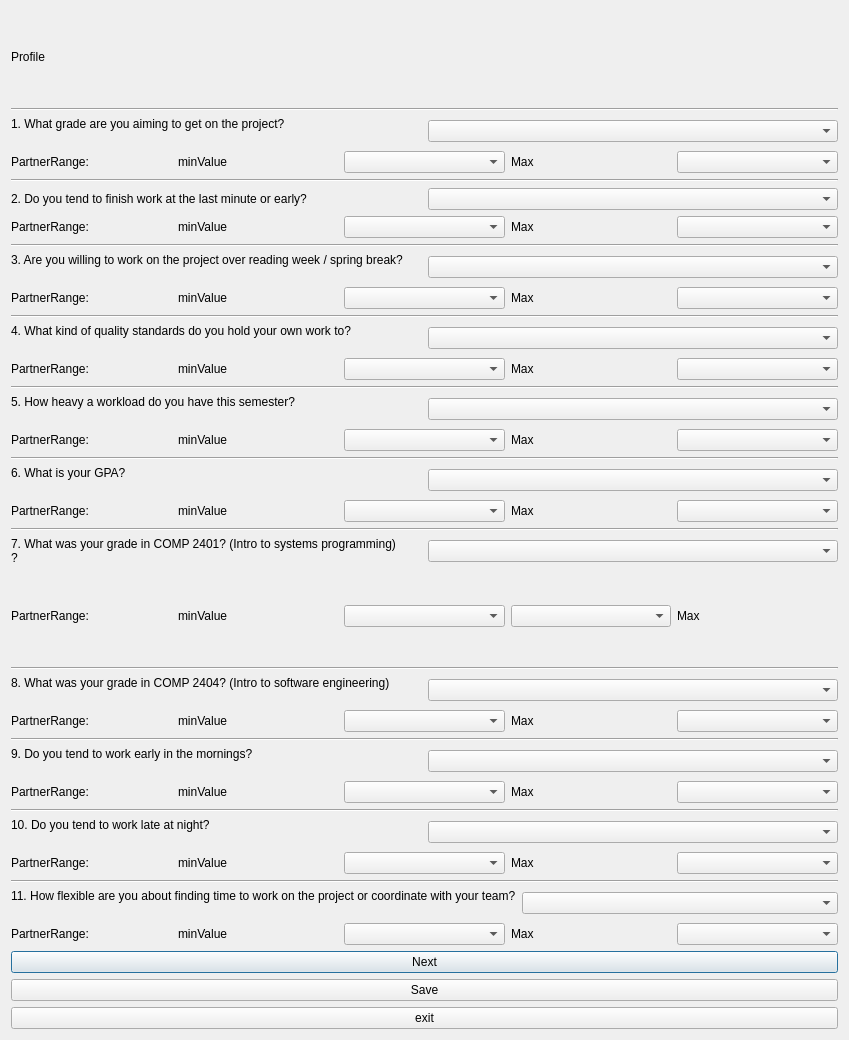
<?xml version="1.0" encoding="UTF-8"?>
<ui version="4.0">
 <class>StudentProfileView</class>
 <widget class="QDialog" name="StudentProfileView">
  <property name="geometry">
   <rect>
    <x>0</x>
    <y>0</y>
    <width>849</width>
    <height>1040</height>
   </rect>
  </property>
  <property name="windowTitle">
   <string>Dialog</string>
  </property>
  <property name="sizeGripEnabled">
   <bool>false</bool>
  </property>
  <layout class="QVBoxLayout" name="verticalLayout">
   <item>
    <widget class="QLabel" name="ProfileNameLbl">
     <property name="text">
      <string>Profile</string>
     </property>
    </widget>
   </item>
   <item>
    <widget class="Line" name="line">
     <property name="orientation">
      <enum>Qt::Horizontal</enum>
     </property>
    </widget>
   </item>
   <item>
    <layout class="QHBoxLayout" name="horizontalLayout">
     <item>
      <widget class="QLabel" name="q1Lbl">
       <property name="text">
        <string>1. What grade are you aiming to get on the project?
</string>
       </property>
      </widget>
     </item>
     <item>
      <widget class="QComboBox" name="q1ComboBox"/>
     </item>
    </layout>
   </item>
   <item>
    <layout class="QHBoxLayout" name="horizontalLayout_2">
     <item>
      <widget class="QLabel" name="label_2">
       <property name="text">
        <string>PartnerRange:</string>
       </property>
      </widget>
     </item>
     <item>
      <widget class="QLabel" name="label_3">
       <property name="text">
        <string>minValue</string>
       </property>
      </widget>
     </item>
     <item>
      <widget class="QComboBox" name="q1MinComboBox"/>
     </item>
     <item>
      <widget class="QLabel" name="label_4">
       <property name="text">
        <string>Max</string>
       </property>
      </widget>
     </item>
     <item>
      <widget class="QComboBox" name="q1MaxComboBox"/>
     </item>
    </layout>
   </item>
   <item>
    <widget class="Line" name="line_2">
     <property name="orientation">
      <enum>Qt::Horizontal</enum>
     </property>
    </widget>
   </item>
   <item>
    <layout class="QHBoxLayout" name="horizontalLayout_3">
     <item>
      <widget class="QLabel" name="q1Lbl_2">
       <property name="text">
        <string>2. Do you tend to finish work at the last minute or early?</string>
       </property>
      </widget>
     </item>
     <item>
      <widget class="QComboBox" name="q2ComboBox"/>
     </item>
    </layout>
   </item>
   <item>
    <layout class="QHBoxLayout" name="horizontalLayout_4">
     <item>
      <widget class="QLabel" name="label_6">
       <property name="text">
        <string>PartnerRange:</string>
       </property>
      </widget>
     </item>
     <item>
      <widget class="QLabel" name="label_5">
       <property name="text">
        <string>minValue</string>
       </property>
      </widget>
     </item>
     <item>
      <widget class="QComboBox" name="q2MinComboBox"/>
     </item>
     <item>
      <widget class="QLabel" name="label_7">
       <property name="text">
        <string>Max</string>
       </property>
      </widget>
     </item>
     <item>
      <widget class="QComboBox" name="q2MaxComboBox"/>
     </item>
    </layout>
   </item>
   <item>
    <widget class="Line" name="line_3">
     <property name="orientation">
      <enum>Qt::Horizontal</enum>
     </property>
    </widget>
   </item>
   <item>
    <layout class="QHBoxLayout" name="horizontalLayout_5">
     <item>
      <widget class="QLabel" name="label_29">
       <property name="text">
        <string>3. Are you willing to work on the project over reading week / spring break?
</string>
       </property>
      </widget>
     </item>
     <item>
      <widget class="QComboBox" name="q3MinComboBox"/>
     </item>
    </layout>
   </item>
   <item>
    <layout class="QHBoxLayout" name="horizontalLayout_7">
     <item>
      <widget class="QLabel" name="label_9">
       <property name="text">
        <string>PartnerRange:</string>
       </property>
      </widget>
     </item>
     <item>
      <widget class="QLabel" name="label_8">
       <property name="text">
        <string>minValue</string>
       </property>
      </widget>
     </item>
     <item>
      <widget class="QComboBox" name="q3MinComboBox_2"/>
     </item>
     <item>
      <widget class="QLabel" name="label_10">
       <property name="text">
        <string>Max</string>
       </property>
      </widget>
     </item>
     <item>
      <widget class="QComboBox" name="q3MaxComboBox"/>
     </item>
    </layout>
   </item>
   <item>
    <widget class="Line" name="line_4">
     <property name="orientation">
      <enum>Qt::Horizontal</enum>
     </property>
    </widget>
   </item>
   <item>
    <layout class="QHBoxLayout" name="horizontalLayout_8">
     <item>
      <widget class="QLabel" name="label_30">
       <property name="text">
        <string>4. What kind of quality standards do you hold your own work to?
</string>
       </property>
      </widget>
     </item>
     <item>
      <widget class="QComboBox" name="q4ComboBox"/>
     </item>
    </layout>
   </item>
   <item>
    <layout class="QHBoxLayout" name="horizontalLayout_9">
     <item>
      <widget class="QLabel" name="label_12">
       <property name="text">
        <string>PartnerRange:</string>
       </property>
      </widget>
     </item>
     <item>
      <widget class="QLabel" name="label_11">
       <property name="text">
        <string>minValue</string>
       </property>
      </widget>
     </item>
     <item>
      <widget class="QComboBox" name="q4MinComboBox"/>
     </item>
     <item>
      <widget class="QLabel" name="label_13">
       <property name="text">
        <string>Max</string>
       </property>
      </widget>
     </item>
     <item>
      <widget class="QComboBox" name="q4MaxcomboBox"/>
     </item>
    </layout>
   </item>
   <item>
    <widget class="Line" name="line_5">
     <property name="orientation">
      <enum>Qt::Horizontal</enum>
     </property>
    </widget>
   </item>
   <item>
    <layout class="QHBoxLayout" name="horizontalLayout_10">
     <item>
      <widget class="QLabel" name="label_31">
       <property name="text">
        <string>5. How heavy a workload do you have this semester?
</string>
       </property>
      </widget>
     </item>
     <item>
      <widget class="QComboBox" name="q5comboBox"/>
     </item>
    </layout>
   </item>
   <item>
    <layout class="QHBoxLayout" name="horizontalLayout_11">
     <item>
      <widget class="QLabel" name="label_15">
       <property name="text">
        <string>PartnerRange:</string>
       </property>
      </widget>
     </item>
     <item>
      <widget class="QLabel" name="label_14">
       <property name="text">
        <string>minValue</string>
       </property>
      </widget>
     </item>
     <item>
      <widget class="QComboBox" name="q5MinComboBox"/>
     </item>
     <item>
      <widget class="QLabel" name="q4MaxComboBox">
       <property name="text">
        <string>Max</string>
       </property>
      </widget>
     </item>
     <item>
      <widget class="QComboBox" name="q5MaxComboBox"/>
     </item>
    </layout>
   </item>
   <item>
    <widget class="Line" name="line_6">
     <property name="orientation">
      <enum>Qt::Horizontal</enum>
     </property>
    </widget>
   </item>
   <item>
    <layout class="QHBoxLayout" name="horizontalLayout_12">
     <item>
      <widget class="QLabel" name="label_32">
       <property name="text">
        <string>6. What is your GPA?
</string>
       </property>
      </widget>
     </item>
     <item>
      <widget class="QComboBox" name="comboBox_16"/>
     </item>
    </layout>
   </item>
   <item>
    <layout class="QHBoxLayout" name="horizontalLayout_13">
     <item>
      <widget class="QLabel" name="label_18">
       <property name="text">
        <string>PartnerRange:</string>
       </property>
      </widget>
     </item>
     <item>
      <widget class="QLabel" name="label_17">
       <property name="text">
        <string>minValue</string>
       </property>
      </widget>
     </item>
     <item>
      <widget class="QComboBox" name="comboBox_17"/>
     </item>
     <item>
      <widget class="QLabel" name="label_19">
       <property name="text">
        <string>Max</string>
       </property>
      </widget>
     </item>
     <item>
      <widget class="QComboBox" name="comboBox_18"/>
     </item>
    </layout>
   </item>
   <item>
    <widget class="Line" name="line_7">
     <property name="orientation">
      <enum>Qt::Horizontal</enum>
     </property>
    </widget>
   </item>
   <item>
    <layout class="QHBoxLayout" name="horizontalLayout_14">
     <item>
      <widget class="QLabel" name="label_33">
       <property name="text">
        <string>7. What was your grade in COMP 2401? (Intro to systems programming)
?</string>
       </property>
      </widget>
     </item>
     <item>
      <widget class="QComboBox" name="comboBox_19"/>
     </item>
    </layout>
   </item>
   <item>
    <layout class="QHBoxLayout" name="horizontalLayout_15">
     <item>
      <widget class="QLabel" name="label_21">
       <property name="text">
        <string>PartnerRange:</string>
       </property>
      </widget>
     </item>
     <item>
      <widget class="QLabel" name="label_20">
       <property name="text">
        <string>minValue</string>
       </property>
      </widget>
     </item>
     <item>
      <widget class="QComboBox" name="comboBox_20"/>
     </item>
     <item>
      <widget class="QComboBox" name="comboBox_21"/>
     </item>
     <item>
      <widget class="QLabel" name="label_23">
       <property name="text">
        <string>Max</string>
       </property>
      </widget>
     </item>
    </layout>
   </item>
   <item>
    <widget class="Line" name="line_8">
     <property name="orientation">
      <enum>Qt::Horizontal</enum>
     </property>
    </widget>
   </item>
   <item>
    <layout class="QHBoxLayout" name="horizontalLayout_16">
     <item>
      <widget class="QLabel" name="label_34">
       <property name="text">
        <string>8. What was your grade in COMP 2404? (Intro to software engineering)
</string>
       </property>
      </widget>
     </item>
     <item>
      <widget class="QComboBox" name="comboBox_22"/>
     </item>
    </layout>
   </item>
   <item>
    <layout class="QHBoxLayout" name="horizontalLayout_17">
     <item>
      <widget class="QLabel" name="label_25">
       <property name="text">
        <string>PartnerRange:</string>
       </property>
      </widget>
     </item>
     <item>
      <widget class="QLabel" name="label_24">
       <property name="text">
        <string>minValue</string>
       </property>
      </widget>
     </item>
     <item>
      <widget class="QComboBox" name="comboBox_23"/>
     </item>
     <item>
      <widget class="QLabel" name="label_26">
       <property name="text">
        <string>Max</string>
       </property>
      </widget>
     </item>
     <item>
      <widget class="QComboBox" name="comboBox_24"/>
     </item>
    </layout>
   </item>
   <item>
    <widget class="Line" name="line_9">
     <property name="orientation">
      <enum>Qt::Horizontal</enum>
     </property>
    </widget>
   </item>
   <item>
    <layout class="QHBoxLayout" name="horizontalLayout_18">
     <item>
      <widget class="QLabel" name="label_35">
       <property name="text">
        <string>9. Do you tend to work early in the mornings?
</string>
       </property>
      </widget>
     </item>
     <item>
      <widget class="QComboBox" name="comboBox_25"/>
     </item>
    </layout>
   </item>
   <item>
    <layout class="QHBoxLayout" name="horizontalLayout_19">
     <item>
      <widget class="QLabel" name="label_37">
       <property name="text">
        <string>PartnerRange:</string>
       </property>
      </widget>
     </item>
     <item>
      <widget class="QLabel" name="label_36">
       <property name="text">
        <string>minValue</string>
       </property>
      </widget>
     </item>
     <item>
      <widget class="QComboBox" name="comboBox_26"/>
     </item>
     <item>
      <widget class="QLabel" name="label_38">
       <property name="text">
        <string>Max</string>
       </property>
      </widget>
     </item>
     <item>
      <widget class="QComboBox" name="comboBox_27"/>
     </item>
    </layout>
   </item>
   <item>
    <widget class="Line" name="line_10">
     <property name="orientation">
      <enum>Qt::Horizontal</enum>
     </property>
    </widget>
   </item>
   <item>
    <layout class="QHBoxLayout" name="horizontalLayout_20">
     <item>
      <widget class="QLabel" name="label_39">
       <property name="text">
        <string>10. Do you tend to work late at night?
</string>
       </property>
      </widget>
     </item>
     <item>
      <widget class="QComboBox" name="comboBox_28"/>
     </item>
    </layout>
   </item>
   <item>
    <layout class="QHBoxLayout" name="horizontalLayout_21">
     <item>
      <widget class="QLabel" name="label_41">
       <property name="text">
        <string>PartnerRange:</string>
       </property>
      </widget>
     </item>
     <item>
      <widget class="QLabel" name="label_40">
       <property name="text">
        <string>minValue</string>
       </property>
      </widget>
     </item>
     <item>
      <widget class="QComboBox" name="comboBox_29"/>
     </item>
     <item>
      <widget class="QLabel" name="label_42">
       <property name="text">
        <string>Max</string>
       </property>
      </widget>
     </item>
     <item>
      <widget class="QComboBox" name="comboBox_30"/>
     </item>
    </layout>
   </item>
   <item>
    <widget class="Line" name="line_11">
     <property name="orientation">
      <enum>Qt::Horizontal</enum>
     </property>
    </widget>
   </item>
   <item>
    <layout class="QHBoxLayout" name="horizontalLayout_22">
     <item>
      <widget class="QLabel" name="label_43">
       <property name="text">
        <string>11. How flexible are you about finding time to work on the project or coordinate with your team?
</string>
       </property>
      </widget>
     </item>
     <item>
      <widget class="QComboBox" name="comboBox_31"/>
     </item>
    </layout>
   </item>
   <item>
    <layout class="QHBoxLayout" name="horizontalLayout_23">
     <item>
      <widget class="QLabel" name="label_45">
       <property name="text">
        <string>PartnerRange:</string>
       </property>
      </widget>
     </item>
     <item>
      <widget class="QLabel" name="label_44">
       <property name="text">
        <string>minValue</string>
       </property>
      </widget>
     </item>
     <item>
      <widget class="QComboBox" name="comboBox_32"/>
     </item>
     <item>
      <widget class="QLabel" name="label_46">
       <property name="text">
        <string>Max</string>
       </property>
      </widget>
     </item>
     <item>
      <widget class="QComboBox" name="comboBox_33"/>
     </item>
    </layout>
   </item>
   <item>
    <widget class="QPushButton" name="pushButton">
     <property name="text">
      <string>Next</string>
     </property>
    </widget>
   </item>
   <item>
    <widget class="QPushButton" name="saveBtn">
     <property name="text">
      <string>Save</string>
     </property>
    </widget>
   </item>
   <item>
    <widget class="QPushButton" name="exitBtn">
     <property name="text">
      <string>exit</string>
     </property>
    </widget>
   </item>
  </layout>
  <zorder>layoutWidget</zorder>
  <zorder>layoutWidget</zorder>
  <zorder>ProfileNameLbl</zorder>
  <zorder>line</zorder>
  <zorder>saveBtn</zorder>
  <zorder>exitBtn</zorder>
  <zorder>layoutWidget</zorder>
  <zorder>line_2</zorder>
  <zorder>layoutWidget_2</zorder>
  <zorder>layoutWidget_3</zorder>
  <zorder>line_3</zorder>
  <zorder>layoutWidget_4</zorder>
  <zorder>layoutWidget_5</zorder>
  <zorder>line_4</zorder>
  <zorder>layoutWidget_6</zorder>
  <zorder>layoutWidget_7</zorder>
  <zorder>line_5</zorder>
  <zorder>layoutWidget_8</zorder>
  <zorder>layoutWidget_9</zorder>
  <zorder>line_6</zorder>
  <zorder>layoutWidget_10</zorder>
  <zorder>layoutWidget_11</zorder>
  <zorder>line_7</zorder>
  <zorder>layoutWidget_12</zorder>
  <zorder>layoutWidget_13</zorder>
  <zorder>line_8</zorder>
  <zorder>layoutWidget_14</zorder>
  <zorder>layoutWidget_15</zorder>
  <zorder>line_9</zorder>
  <zorder>layoutWidget_16</zorder>
  <zorder>layoutWidget_17</zorder>
  <zorder>line_10</zorder>
  <zorder>layoutWidget_18</zorder>
  <zorder>layoutWidget_19</zorder>
  <zorder>line_11</zorder>
  <zorder>layoutWidget_20</zorder>
  <zorder>pushButton</zorder>
 </widget>
 <resources/>
 <connections/>
</ui>
